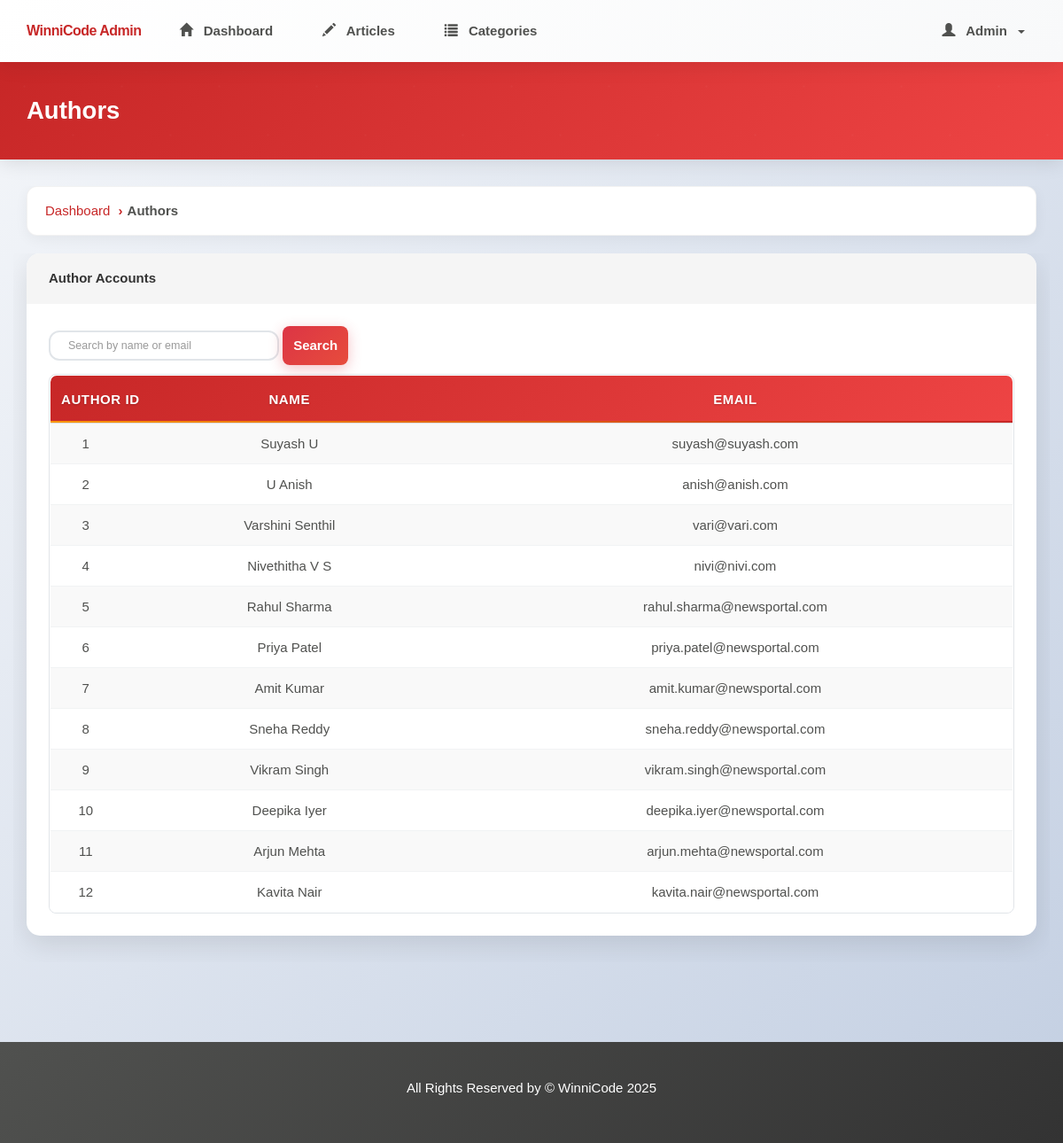
Page /admin/authors.php (signed in) on the earlier database version.
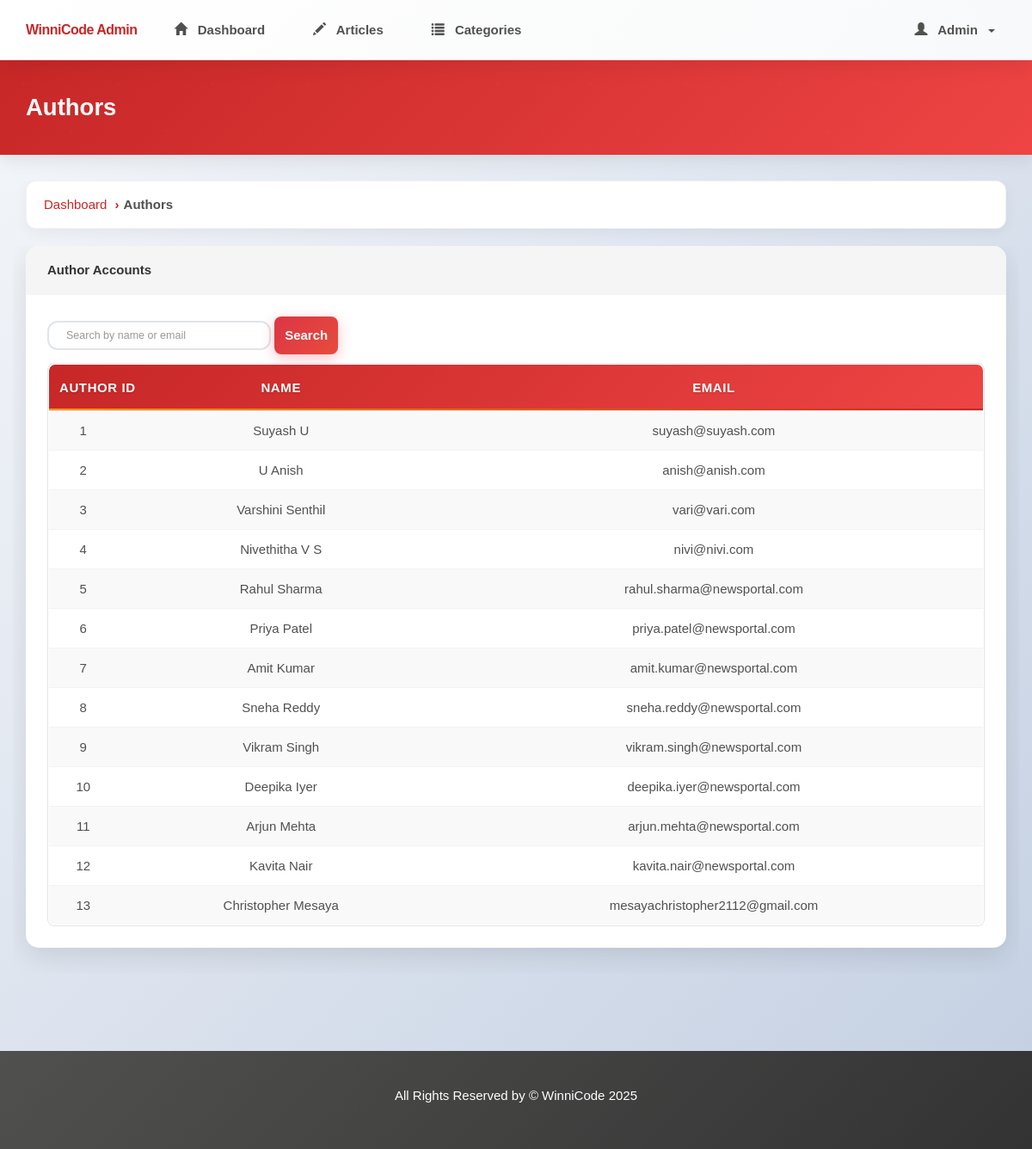
Same page on the later database version.
### tables this page shows
CREATE TABLE `author` (
  `author_id` int NOT NULL,
  `author_name` varchar(35) NOT NULL,
  `author_password` varchar(100) NOT NULL,
  `author_email` varchar(45) NOT NULL
);

### admin/authors.php (the view, shortened to what this page needs)
<?php
require('./includes/nav.inc.php');
?>
<section id="breadcrumb">
    <div class="container">
        <ol class="breadcrumb">
            <li><a href="./index.php">Dashboard</a></li>
            <li class="active">Authors</li>
        </ol>
    </div>
</section>
<section id="main">
    <div class="container">
        <div class="row">
            <div class="col-md-12">
                <div class="panel panel-default">
                    <div class="panel-heading">
                        <h4 class="panel-title">Author Accounts</h4>
                    </div>
                    <div class="panel-body">
                        <form method="get" class="form-inline" style="margin-bottom: 1rem;">
                            <input type="text" name="search" class="form-control" placeholder="Search by name or email"
                                value="<?php echo isset($_GET['search']) ? htmlspecialchars($_GET['search']) : ''; ?>">
                            <button type="submit" class="btn btn-danger">Search</button>
                        </form>
                        <div class="table-responsive">
                            <table class="table table-striped table-hover article-list">
                                <thead>
                                    <tr>
                                        <th>Author ID</th>
                                        <th>Name</th>
                                        <th>Email</th>
                                    </tr>
                                </thead>
                                <tbody>
                                    <?php
                                    include_once '../includes/database.inc.php';
                                    $search = isset($_GET['search']) ? trim($_GET['search']) : '';
                                    if ($search !== '') {
                                        $search_escaped = mysqli_real_escape_string($con, $search);
                                        $author_sql = "SELECT author_id, author_name, author_email FROM author WHERE author_name LIKE '%$search_escaped%' OR author_email LIKE '%$search_escaped%' ORDER BY author_id ASC";
                                    } else {
                                        $author_sql = "SELECT author_id, author_name, author_email FROM author ORDER BY author_id ASC";
                                    }
                                    $author_result = mysqli_query($con, $author_sql);
                                    if (mysqli_num_rows($author_result) > 0) {
                                        while ($author = mysqli_fetch_assoc($author_result)) {
                                            echo '<tr>';
                                            echo '<td>' . $author['author_id'] . '</td>';
                                            echo '<td>' . htmlspecialchars($author['author_name']) . '</td>';
                                            echo '<td>' . htmlspecialchars($author['author_email']) . '</td>';
                                            echo '</tr>';
                                        }
                                    } else {
                                        echo '<tr><td colspan="3" align="center">No authors found.</td></tr>';
                                    }
                                    ?>
                                </tbody>
                            </table>
                        </div>
                    </div>
                </div>
            </div>
        </div>
    </div>
</section>
<?php
require('./includes/footer.inc.php');
?>

Differences in the rows shown:
added author: author_id "13", author_name "Christopher Mesaya", author_email "mesayachristopher2112@gmail.com"
